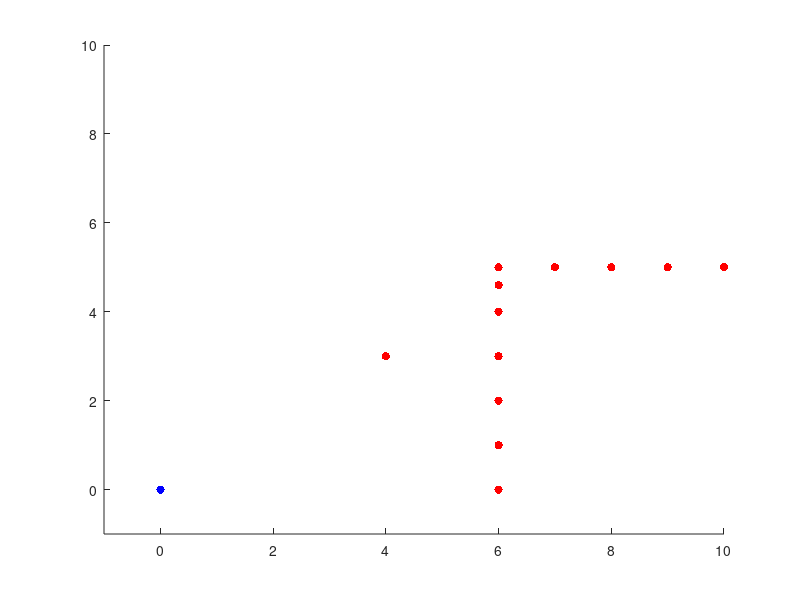

MATLAB code for this plot: (Note: this script raises an error after producing the figure.)
obstalce_radius = 2;
obstacles = [
    4, 3;
    6, 4.6;
    6, 0;
    6, 1;
    6, 2;
    6, 3;
    6, 4;
    6, 5;
    7, 5;
    8, 5;
    9, 5;
    10, 5;
];
scatter(obstacles(:, 1), obstacles(:, 2), 'r', 'filled');
xlim([-1 10]);
ylim([-1 10]);

hold on;
goal = [0 0];
scatter(goal(:, 1), goal(:, 2), 'b', 'filled');

step = 0.1;
tolerance = 0.05;
current_point = [8 6];
while dist(current_point, goal) >= tolerance
    F_att = att_force(current_point, goal);
    
    F_rep = 0;
    for i = 1:length(obstacles)
        F_rep = F_rep + rep_force(current_point, obstacles(i, :));
    end
    
    F = F_att + F_rep;
    F = F / norm(F);
    
    current_point = current_point + F * step;
    scatter(current_point(:, 1), current_point(:, 2), 'g', 'filled');
    drawnow;
    pause(0.1);
end
hold off;

% calc distance
function ret = dist(pt1, pt2)
    ret = sqrt((pt1 - pt2) * (pt1 - pt2)');
end
   
% Attractive Potential
function ret = att_force(current_point, target_point)
    att_gain = 1;
    ret = -att_gain * (current_point - target_point);
end

% Repulsive Potential
function ret = rep_force(current_point, target_point)
    rep_threshold = 1.6;
    d = dist(current_point, target_point);
    
    rep_gain = 1;
    if d < rep_threshold
        ret = rep_gain * (1 / d - 1 / rep_threshold) / power(d, 3) * (current_point - target_point); 
    else
        ret = 0;
    end
end